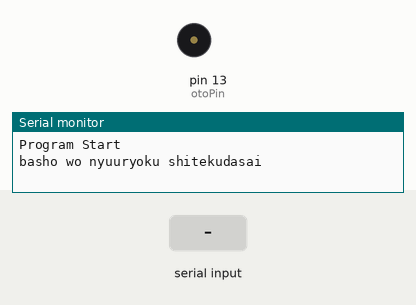
Simulated run of this sketch. Board: Arduino Uno, built with avr-gcc and run on an emulated ATmega328P. Parts: buzzer (waves = sounding), the last lines printed to the serial monitor. Inputs (shaded band) come from the test bench. Random numbers use the default seed unless the sketch sets one.

Above: at 5.0 s.
5.1 s: "i\n" received over Serial
At 5.31 s:
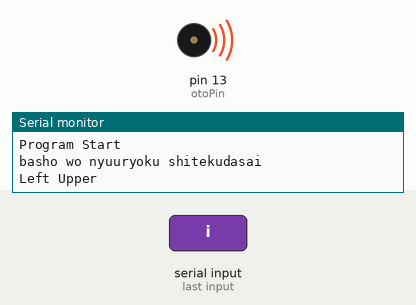
Timing chart, 0 to 10.7 s (numbered marks = the images above; inputs shaded):
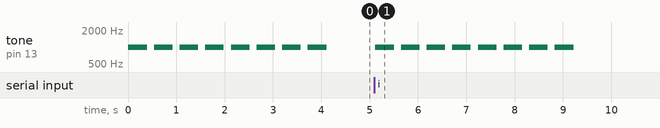

Measured:
- after the input at 5.1 s, tone on pin 13 (otoPin): alternates 1000 Hz for 0.38 s and silent for 0.15 s, 16 changes in all, then stays silent, starting at once
- by itself, tone on pin 13 (otoPin): alternates 1000 Hz for 0.38 s and silent for 0.15 s, 16 changes in all, then stays silent

The sketch:

arduino_sample_code.ino
```cpp
const int displayPeriod = 80;
const int antenPeriod = 60;
const int trialNumber = 20;
const int repeatNumber = 2;
const int sheetNumber = 3;
const int phaseNumber = 4;
const int distractNumber = 3;
const int duration = 1000;
const int targetOto = 1000;
const int distractOto = 1000;
const int Hyoujijikan[sheetNumber] = {displayPeriod, displayPeriod, antenPeriod};
const int Col[5] = {7, 8, 9, 10, 11};
const int Row[5] = {2, 3, 4, 5, 6};
const int otoPin = 13;
const int dataLED[4][5][5] = {
  {
    {0, 1, 0, 0, 0},
    {1, 0, 1, 0, 0},
    {0, 1, 0, 0, 0},
    {0, 0, 0, 0, 0},
    {0, 0, 0, 0, 0}
  },
  {
    {0, 0, 0, 1, 0},
    {0, 0, 1, 0, 1},
    {0, 0, 0, 1, 0},
    {0, 0, 0, 0, 0},
    {0, 0, 0, 0, 0}
  },
  {
    {0, 0, 0, 0, 0},
    {0, 0, 0, 0, 0},
    {0, 1, 0, 0, 0},
    {1, 0, 1, 0, 0},
    {0, 1, 0, 0, 0}
  },
  {
    {0, 0, 0, 0, 0},
    {0, 0, 0, 0, 0},
    {0, 0, 0, 1, 0},
    {0, 0, 1, 0, 1},
    {0, 0, 0, 1, 0}
  },
};
int randomLED[distractNumber][5][5];
int data_val[5][5];
int i;
int j;
int k;
int m;
int n;
int basho = 0;
int phase = 0;
int sheet = 0;
int sheet_old = sheetNumber;
int distract = 0;
int repeat = 0;
int trial = 0;
unsigned long time1;
unsigned long time2;
unsigned long time3;
int stateFlag = 0;
int otoFlag;
char yondaatai[trialNumber];
int hyoujibasho[trialNumber];
int henka[trialNumber];
long hyoujijikan[repeatNumber][trialNumber];
char gomi;

void setup() {
  randomSeed(analogRead(0));
  Serial.begin(9600);
  Serial.print("Program Start");
  Serial.print("\n");
  for (j = 0; j < 5; j++) {
    pinMode(Col[j], OUTPUT);
    pinMode(Row[j], OUTPUT);
  }
  pinMode(otoPin, OUTPUT);
}

void loop() {
  if (stateFlag == 0) {
    stateFlag = 1;
    otoFlag = 0;
    distract = 0;
    phase = 0;
    sheet = 0;
    sheet_old = sheetNumber;
    henka[trial] = random(0, 2);
    basho = random(0, 4);
    hyoujibasho[trial] = basho;

    for (m = 0; m < distractNumber; m++) {
      for (i = 0; i < 5; i++) {
        for (j = 0; j < 5; j++) {
          randomLED[m][i][j] = 0;
        }
      }
    }
    for (m = 0; m < distractNumber; m++) {
      k = 0;
      while (k < 4) {
        i = random(0, 5);
        j = random(0, 5);
        if (randomLED[m][i][j] == 0) {
          randomLED[m][i][j] = 1;
          k++;
        }
      }
    }
    for (m = 0; m < distractNumber; m++) {
      for (n = 0; n < 4; n++) {
        k = 0;
        for (i = 0; i < 5; i++) {
          for (j = 0; j < 5; j++) {
            if (randomLED[m][i][j] == 1 && dataLED[n][i][j] == 1) {
              k++;
            }
          }
        }
        if (k > 1) {
          stateFlag = 0;
        }
      }
    }
  }

  if (stateFlag == 1) {
    if (otoFlag == 0) {
      otoFlag = 1;
      if (phase == 2) {
        for (i = 0; i < 5 ; i++) {
          for (j = 0; j < 5; j++) {
            data_val[i][j] = dataLED[basho][i][j];
          }
        }
        if (henka[trial] == 1) {
          tone(otoPin, targetOto);
        }
        else {
          tone(otoPin, distractOto);
        }
        delay(300);  // delay added
      }
      else {
        for (i = 0; i < 5 ; i++) {
          for (j = 0; j < 5; j++) {
            data_val[i][j] = randomLED[distract][i][j];
          }
        }
        tone(otoPin, distractOto);
        distract++;
        delay(300);  //delay added
      }
      if (distract == distractNumber) {
        distract = 0;
      }
    }

    if (sheet != sheet_old) {
      time1 = micros();
      sheet_old = sheet;
    }

    switch (sheet) {
      case 0:
        for (i = 0; i < 5 ; i++) {
          for (j = 0; j < 5; j++) {
            digitalWrite(Col[j], LOW);
            if (data_val[i][j] > 0) {
              digitalWrite(Col[j], HIGH);
            }
          }
          digitalWrite(Row[i], LOW);
          delayMicroseconds(duration);
          digitalWrite(Row[i], HIGH);
        }
        break;
      case 1:
        for (i = 0; i < 5 ; i++) {
          for (j = 0; j < 5; j++) {
            digitalWrite(Col[j], HIGH);
          }
          digitalWrite(Row[i], LOW);
          delayMicroseconds(duration);
          digitalWrite(Row[i], HIGH);
        }
        break;
      case 2:
        for (i = 0; i < 5 ; i++) {
          for (j = 0; j < 5; j++) {
            digitalWrite(Col[j], LOW);
          }
          digitalWrite(Row[i], LOW);
          delayMicroseconds(duration);
          digitalWrite(Row[i], HIGH);
        }
        break;
    }
    time2 = micros();
    time3 = time2 - time1;

    if (time3 >= (long)Hyoujijikan[sheet] * 1000) {
      noTone(otoPin);
      if (sheet == 0 && phase == 2) {
        hyoujijikan[repeat][trial] = time3;
      }
      sheet++;
      if (sheet == sheetNumber) {
        sheet = 0;
        phase++;
        otoFlag = 0;
      }
      if (phase == phaseNumber) {
        phase = 0;
        repeat++;
      }
      if (repeat == repeatNumber) {
        repeat = 0;
        stateFlag = 2;
      }
    }
  }


  if (stateFlag == 2) {
    stateFlag = 0;
    while (Serial.available() > 0) {
      gomi = Serial.read();
    }
    Serial.println("basho wo nyuuryoku shitekudasai");
    while (Serial.available() <= 0) {
      delay(10);
    }
    yondaatai[trial] = Serial.read();
    switch (yondaatai[trial]) {
      case 'i':
        Serial.println("Left Upper");
        yondaatai[trial] = 0;
        break;
      case 'o':
        Serial.println("Right Upper");
        yondaatai[trial] = 1;
        break;
      case 'k':
        Serial.println("Left Lower");
        yondaatai[trial] = 2;
        break;
      case 'l':
        Serial.println("Right Lower");
        yondaatai[trial] = 3;
        break;
      default:
        Serial.println("mistype");
        yondaatai[trial] = 99;
    }
    trial++;
    if (trial >= trialNumber) {
      stateFlag = 3;
    }
  }

  if (stateFlag == 3) {
    Serial.println();
    Serial.println("Hyouji jikan(Settei chi) ");
    Serial.print(displayPeriod);
    Serial.println(" msec");
    Serial.print("Shikou kaisuu");
    Serial.print("\t");
    Serial.print("Oto no Henka(Ari = 1)");
    Serial.print("\t");
    Serial.print("Hyouji shita basho");
    Serial.print("\t");
    Serial.print("Nyuuryoku shita basho");
    Serial.print("\t");
    Serial.print("Correct = 1 / Incorrect = 0");
    Serial.print("\t");
    for (i = 0; i < repeatNumber; i++ ) {
      Serial.print("Hyouji jikan (repeat " + String(i + 1)+")");
      Serial.print("\t");
    }
    Serial.println();

    for (k = 0; k < trialNumber; k++) {
      Serial.print(k + 1, DEC);
      Serial.print("\t");
      Serial.print(henka[k], DEC);
      Serial.print("\t");
      Serial.print(hyoujibasho[k], DEC);
      Serial.print("\t");
      Serial.print(yondaatai[k], DEC);
      Serial.print("\t");
      if (hyoujibasho[k] == yondaatai[k]) {
        Serial.print(1, DEC);
        Serial.print("\t");
      } else {
        Serial.print(0, DEC);
        Serial.print("\t");
      }
      for (i = 0; i < repeatNumber ; i++ ) {
        Serial.print(hyoujijikan[i][k] / 1000.0, 2);
        Serial.print("\t");
      }
      Serial.println();
    }
    Serial.println();
    stateFlag = 4;
  }

  //tone(otoPin, targetOto);
  //delay(300);
  //noTone(otoPin);


}
```
